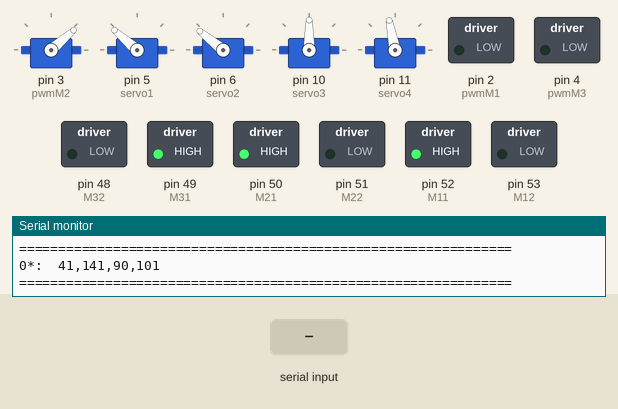
This sketch was run on a simulated Arduino Mega 2560, built with avr-gcc and run on an emulated ATmega2560. On the bench: 5 × servo, switched loads named in the sketch (green lamp = pin HIGH), the last lines printed to the serial monitor. The test bench sets the inputs (shaded band).

Above: at 1.2 s.
1.3 s: "1\n" received over Serial
At 2.4 s:
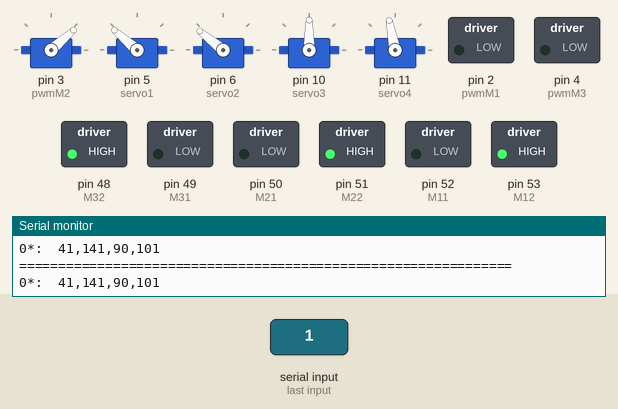
2.8 s: "F90\n" received over Serial
At 4.0 s:
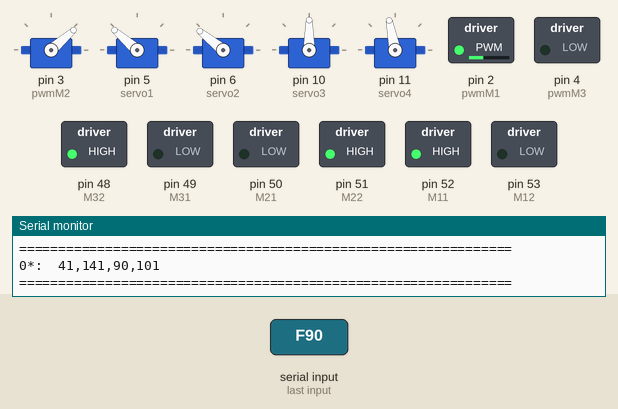
4.3 s: "2\n" received over Serial
At 5.2 s:
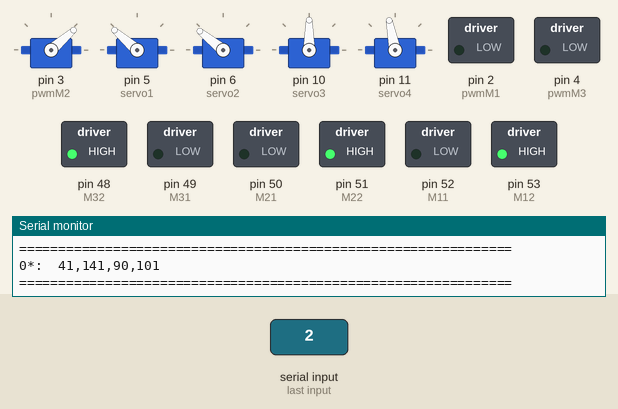
5.8 s: "F,45\n" received over Serial
At 7.0 s:
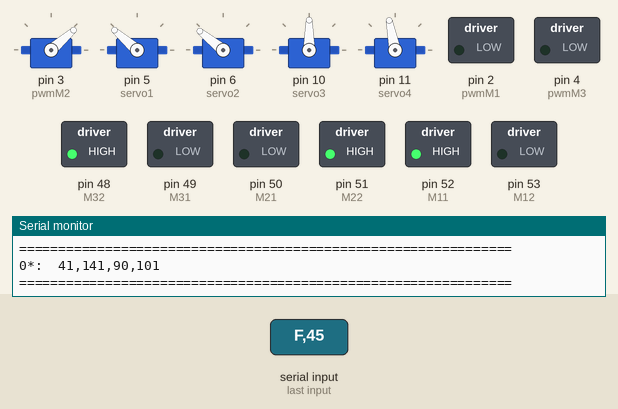
8.8 s: "3\n" received over Serial
At 9.8 s:
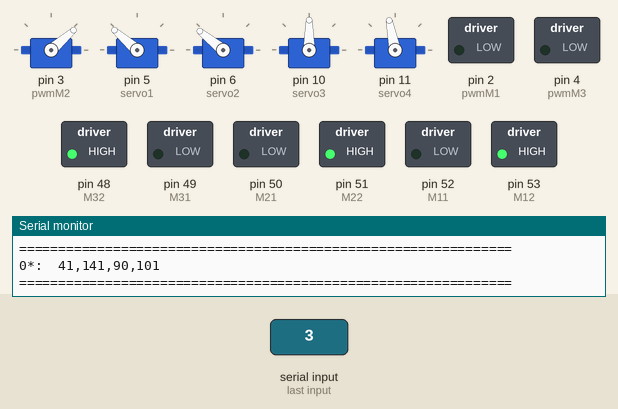
Timing chart, 0 to 11.8 s (numbered marks = the images above; inputs shaded):
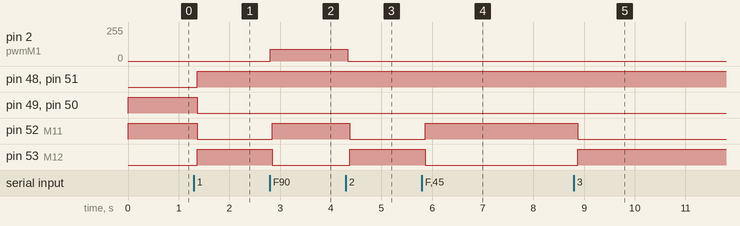

Measured:
- after the input at 1.3 s, pin 48 (M32), pin 51 (M22), pin 53 (M12): LOW → HIGH after 0.07 s; pin 49 (M31), pin 50 (M21), pin 52 (M11): HIGH → LOW after 0.07 s
- after the input at 2.8 s, pin 2 (pwmM1): 0/255 → 90/255 at once; pin 52 (M11): LOW → HIGH after 0.05 s; pin 53 (M12): HIGH → LOW after 0.05 s
- after the input at 4.3 s, pin 2 (pwmM1): 90/255 → 0/255 at once; pin 52 (M11): HIGH → LOW after 0.08 s; pin 53 (M12): LOW → HIGH after 0.08 s
- after the input at 5.8 s, pin 52 (M11): LOW → HIGH after 0.06 s; pin 53 (M12): HIGH → LOW after 0.06 s
- after the input at 8.8 s, pin 52 (M11): HIGH → LOW after 0.08 s; pin 53 (M12): LOW → HIGH after 0.08 s

The sketch:

Mega.ino
```cpp
#include <Servo.h>
#define debug

// Global variables for motors
int speed1 = 0;
int speed2 = 0;
int speed3 = 0;
char dir1 = 'F';
char dir2 = 'F';
char dir3 = 'F';
String s1 = "";
String s2 = "";
String s3 = "";
String st = "";
boolean stringComplete = false;
int pwmM1 = 2;
int M11 = 52;
int M12 = 53;
int pwmM2 = 3;
int M21 = 50;
int M22 = 51;
int pwmM3 = 4;
int M31 = 49;
int M32 = 48;

// Global variables for servos
const int NumServos = 4;
const int NumPos = 6;
const int PosDef[NumPos][NumServos] =
{ {41,  141, 90, 101},  //Resposo:  1
  {128,  20, 90,  61},  //Vertical: 2
  {151,  55, 90, 120},  //Alante:   3
  {90,   90, 90, 100},  //firme:    4
  {90,   90, 90, 90},  //por asignar
  {90,   90, 90, 90}  //por asignar
};
int ultimapos;
Servo servo0;
Servo servo1;
Servo servo2;
Servo servo3;
Servo servo4;

void setup() {
  initMotors();
  initServos();
}

void initMotors(){
  pinMode(pwmM1, OUTPUT);
  pinMode(M11, OUTPUT);
  pinMode(M12, OUTPUT);
  pinMode(pwmM2, OUTPUT);
  pinMode(M21, OUTPUT);
  pinMode(M22, OUTPUT);
  pinMode(pwmM3, OUTPUT);
  pinMode(M31, OUTPUT);
  pinMode(M32, OUTPUT);
  Serial.begin(19200);
  st.reserve(20);
}

void loop() {
  // Motors
  if (dir1 == 'F') {  // Motor 1 Forwards
    digitalWrite(M11, HIGH);
    digitalWrite(M12, LOW);
  }
  else {  // Motor 1 Backwards
    digitalWrite(M11, LOW);
    digitalWrite(M12, HIGH);
  }
  if (dir2 == 'F') {  // Motor 2 Forwards
    digitalWrite(M21, HIGH);
    digitalWrite(M22, LOW);
  }
  else {  // Motor 2 Backwards
    digitalWrite(M21, LOW);
    digitalWrite(M22, HIGH);
  }
  if (dir3 == 'F') {  // Motor 3 Forwards (Flaps)
    digitalWrite(M31, HIGH);
    digitalWrite(M32, LOW);
  }
  else {  // Motor 3 Backwards (Flaps)
    digitalWrite(M31, LOW);
    digitalWrite(M32, HIGH);
  }

  if(stringComplete) {  // From serial
    dir1 = st[0];
    s1 = "";
    s1 += st[1];
    s1 += st[2];
    s1 += st[3];
    dir2 = st[4];
    s2 = "";
    s2 += st[5];
    s2 += st[6];
    s2 += st[7];
    dir3 = st[8];
    s3 = "";
    s3 += st[9];
    s3 += st[10];
    s3 += st[11];
    speed1 = atoi(s1.c_str());
    analogWrite(pwmM1, speed1);
    speed2 = atoi(s2.c_str());
    analogWrite(pwmM2, speed2);
    speed3 = atoi(s3.c_str());
    analogWrite(pwmM3, speed3);
    st = "";
    stringComplete = false;
  }

  // Arm
  static int val = 0;
  val =  st[12];
#ifdef debug
  Serial.println("===============================================================");
#endif
  muestraPos(ultimapos);
  switch (val) {
    case '1':  muestraPos(0); moverservos(0);  muestraPos(0); break;
    case '2':  muestraPos(1); moverservos(1);  muestraPos(1); break;
    case '3':  muestraPos(2); moverservos(2);  muestraPos(2); break;
    case '4':  muestraPos(3); moverservos(3);  muestraPos(3); break;
    case '5':  muestraPos(4); moverservos(4);  muestraPos(4); break;
    case '6':  muestraPos(5); moverservos(5);  muestraPos(5); break;
  }
}

void serialEvent() {
  while (Serial.available()) {
    // get the new byte:
    char inChar = (char)Serial.read();
    // add it to the inputString:
    st += inChar;
    // if the incoming character is a newline, set a flag
    // so the main loop can do something about it:
    if (inChar == '\n') {
      stringComplete = true;
    }
  }
}

void initServos() {
  ultimapos = 0;
  servo0.attach(3);
  servo1.attach(5);
  servo2.attach(6);
  servo3.attach(10);
  servo4.attach(11);
  servo0.write(PosDef[ultimapos][0]);
  servo1.write(180 - PosDef[ultimapos][0]);
  servo2.write(PosDef[ultimapos][1]);
  servo3.write(PosDef[ultimapos][2]);
  servo4.write(PosDef[ultimapos][3]);
}

void moverservos(int nuevapos) {
  int i, j, dif;
  int paso[NumServos];
  int maxDif = 0;
  for (i = 0; i < NumServos; i++) {
    dif = abs(PosDef[ultimapos][i] - PosDef[nuevapos][i]);
    if(maxDif < dif) maxDif = dif;
  }
#ifdef debug
  Serial.print("Ult: ");
  Serial.print(ultimapos);
  Serial.print(", Nuev: ");
  Serial.print(nuevapos);
  Serial.print(", Dif: ");
  Serial.println(maxDif);
#endif
  for (j = 0; j < maxDif; j++) {
    for (i = 0; i < NumServos; i++) {
      paso[i] = map(j, 0, maxDif - 1, PosDef[ultimapos][i], PosDef[nuevapos][i]);
    }
#ifdef debug
    Serial.print(j);
    Serial.print(":\t");
    Serial.print(paso[0]);
    Serial.print(",");
    Serial.print(paso[1]);
    Serial.print(",");
    Serial.print(paso[2]);
    Serial.print(",");
    Serial.println(paso[3]);
#endif
    servo0.write(paso[0]);
    servo1.write(180 - paso[0]);
    servo2.write(paso[1]);
    servo3.write(paso[2]);
    servo4.write(paso[3]);
#ifdef debug
    delay(3);
#else
    delay(20);
#endif
 }
  ultimapos = nuevapos;
}

void muestraPos(int p) {
#ifdef debug
  Serial.print(p);
  Serial.print("*:\t");
  Serial.print(PosDef[p][0]);
  Serial.print(",");
  Serial.print(PosDef[p][1]);
  Serial.print(",");
  Serial.print(PosDef[p][2]);
  Serial.print(",");
  Serial.println(PosDef[p][3]);
#else
  Serial.print(".");
#endif
}
```
